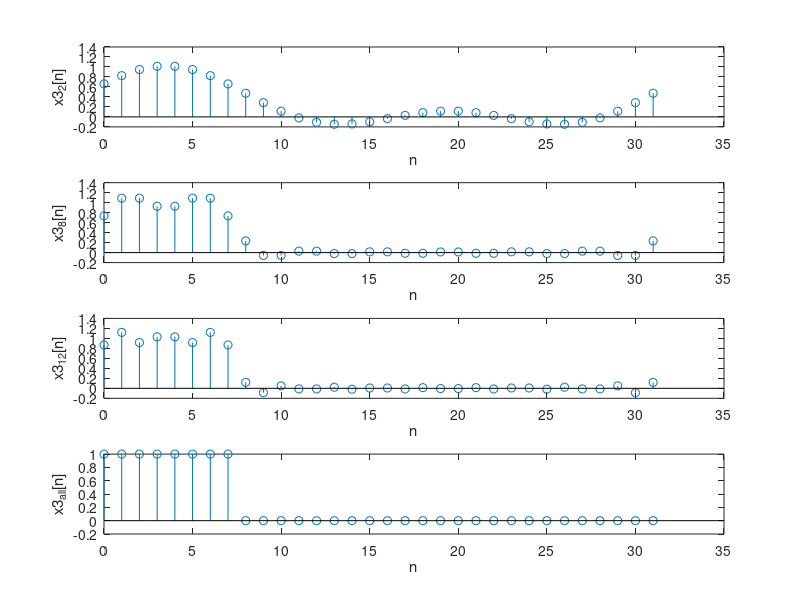

Recreate this plot in MATLAB.
x3=[ones(1,8),zeros(1,24)];
a3=fft(x3)/32;

a3_2=[a3(1:5),zeros(1,27)];

a3_8=[a3(1:17),zeros(1,15)];
a3_12=[a3(1:25),zeros(1,7)];
for n=1:32
    x3_2(n)=a3(1);
    for i=1:2
        x3_2(n)=x3_2(n)+a3(i+1)*exp(j*i*pi*(n-1)/16)+conj(a3(i+1))*exp((-j)*i*pi*(n-1)/16);
    end
end

for n=1:32
    x3_8(n)=a3(1);
    for i=1:8
        x3_8(n)=x3_8(n)+a3(i+1)*exp(j*i*pi*(n-1)/16)+conj(a3(i+1))*exp((-j)*i*pi*(n-1)/16);
    end
end
for n=1:32
    x3_12(n)=a3(1);
    for i=1:12
        x3_12(n)=x3_12(n)+a3(i+1)*exp(j*i*pi*(n-1)/16)+conj(a3(i+1))*exp((-j)*i*pi*(n-1)/16);
    end
end


x3_all=32*ifft(a3);
subplot(411);
stem([0:31],real(x3_2));
xlabel('n');ylabel('x3_2[n]');
subplot(412);
stem([0:31],real(x3_8));
xlabel('n');ylabel('x3_8[n]');
subplot(413);
stem([0:31],real(x3_12));
xlabel('n');ylabel('x3_1_2[n]');
subplot(414);
stem([0:31],real(x3_all));
xlabel('n');ylabel('x3_a_l_l[n]');
